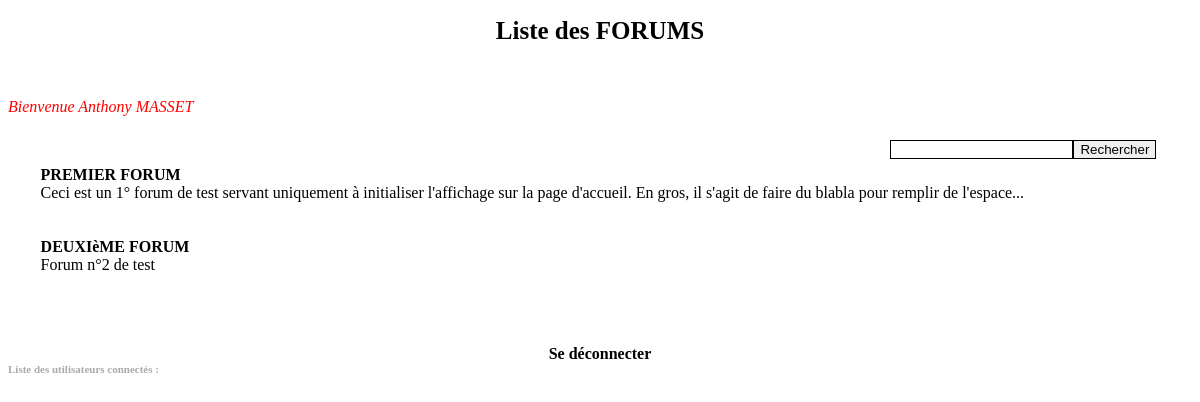
The app's page / (signed in) with its own data.
### tables this page shows
CREATE TABLE `forums` (
  `id_forum` int(11) NOT NULL AUTO_INCREMENT,
  `titre` mediumtext NOT NULL,
  `description` mediumtext NOT NULL,
  PRIMARY KEY (`id_forum`)
);

### www/index.php (the view, shortened to what this page needs)
<?php
include('./fonctions.php');
?>
<!DOCTYPE HTML PUBLIC "-//W3C//DTD HTML 4.01 Transitional//EN"
"http://www.w3.org/TR/html4/loose.dtd">
<html>
<head>
</head>
<body>
<h1>Liste des FORUMS</h1>
<br>
<br>
<span class="welcome">
<?php
if($_SESSION['sess_log'] == '') {
	echo 'Utilisateur anonyme';
} else {
	echo 'Bienvenue '.$_SESSION['sess_nom'];
}
?><br></span>
<br>
<table align="center" width="95%">
<?php
echo '<tr><td align="right">'.recherche('tout').'</td></tr>';
$sql = 'select * from forums';
$req = mysqli_query($lien,$sql);
while($ligne = mysqli_fetch_object($req)) {
	echo '<tr><td><a href="topics.php?id_forum='.$ligne->id_forum.'">'.strtoupper($ligne->titre).'</a><br>';
	echo ''.$ligne->description.'</i></font>';
	echo '</td></tr>';
	echo '<tr height="30"><td>&nbsp;</td></tr>';
}
?>
</table>
<br>
<br>
<?php
if($_SESSION['sess_log'] != '') {
	echo '<center><a href="index.php?deco=1">Se d&eacute;connecter</a></center>';
}
echo "<span class=\"liste\">Liste des utilisateurs connect&eacute;s : ".afficheConnected()."</span>";
?>
</body>
</html>

### www/styles.css (style rules this page uses)
a:link { color: black; font-weight: bold; text-decoration:none; }
.welcome { color: red; font-style:italic; font-size: 16px; }
h1 { text-align:center; font-size: 25px; color: black; }
.liste { color: #AAAAAA; font-size: 11px; font-weight:bold; }

### records on screen
forums: titre "PREMIER FORUM", description "Ceci est un 1° forum de test servant uniquement à initialiser l'affichage sur la page d'accueil. En gros, il s'agit de faire du blabla pour remplir de l'espace..."
forums: titre "DEUXIèME FORUM", description "Forum n°2 de test"

### other values on screen
$_SESSION['sess_nom'] "Anthony MASSET"
